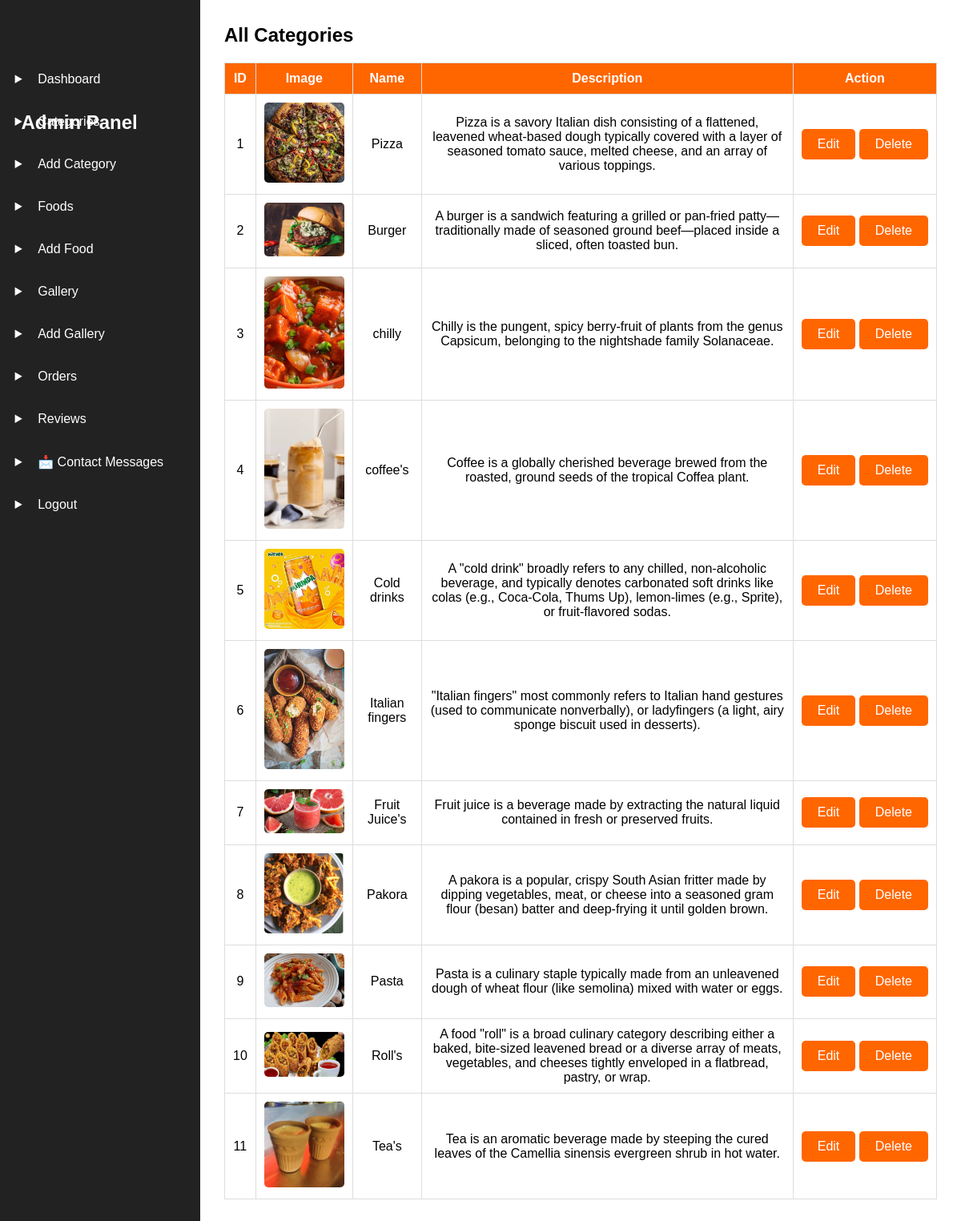
The app's page /admin/categories (signed in) with its own data.
### models.py (models this page shows, shortened)
class Category(db.Model):
    __tablename__ = "categories"
    id = db.Column(db.Integer, primary_key=True)
    name = db.Column(db.String(100), unique=True, nullable=False)
    description = db.Column(db.Text)
    image = db.Column(db.String(200))
    foods = db.relationship(
        "Food",
        backref="category",
        cascade="all, delete",
        lazy=True
    )

### app.py (the view)
@app.route("/admin/categories")
@admin_required
def categories():
    categories = Category.query.all()
    return render_template(
        "admin/categories.html",
        categories=categories
    )

### app.py (called while the page is built)
@login_manager.user_loader
def load_user(user_id):
    return db.session.get(User, int(user_id))

@app.context_processor
def cart_count():
    cart = session.get("cart", {})
    total_items = sum(cart.values())
    return dict(cart_count=total_items)

### utils.py (called while the page is built)
def admin_required(func):
    @wraps(func)
    def wrapper(*args, **kwargs):
        if not current_user.is_authenticated:
            flash("Please login first.", "danger")
            return redirect(url_for("login"))
        if current_user.role != "admin":
            flash("Access denied!", "danger")
            return redirect(url_for("home"))
        return func(*args, **kwargs)
    return wrapper

### templates/admin/categories.html
{% extends "admin/admin_base.html" %}
{% block content %}
<h2>All Categories</h2>
<table border="1" cellpadding="10">
    <tr>
        <th>ID</th>
        <th>Image</th>
        <th>Name</th>
        <th>Description</th>
        <th>Action</th>
    </tr>
    <tbody>
        {% for category in categories %}
        <tr>
            <td>{{ category.id }}</td>
            <td>
                <img src="{{ url_for('static', filename='uploads/categories/' + category.image) }}" width="100">
            </td>
            <td>{{ category.name }}</td>
            <td>{{ category.description }}</td>
            <td class="action-buttons">
                <a href="{{ url_for('edit_category', category_id=category.id) }}" class="btn btn-warning btn-sm">
                    Edit
                </a>
                <a href="{{ url_for('delete_category', category_id=category.id) }}" class="btn btn-danger btn-sm">
                    Delete
                </a>
            </td>
        </tr>
        {% endfor %}
    </tbody>
</table>
{% endblock %}

### static/css/admin.css (style rules this page uses)
* { margin:0; padding:0; box-sizing:border-box; font-family:Arial, sans-serif; }
body { background:#f4f4f4; }
table { width:100%; border-collapse:collapse; margin-top:20px; }
table th, table td { border:1px solid #ddd; padding:10px; text-align:center; }
table th { background:#ff6600; color:white; }
.btn { display:inline-block; background:#ff6600; color:white; padding:10px 20px; text-decoration:none; border:none; border-radius:5px; cursor:pointer; }
.action-buttons { justify-content:center; align-items:center; gap:10px; white-space:nowrap; }
img { border-radius:5px; }
.action-buttons { text-align:center; }

### records on screen
Category: id "1", image (picture), name "Pizza", description "Pizza is a savory Italian dish consisting of a flattened, leavened wheat-based dough typically covered with a layer of seasoned tomato sauce, melted cheese, and an array of various toppings."
Category: id "2", image (picture), name "Burger", description "A burger is a sandwich featuring a grilled or pan-fried patty—traditionally made of seasoned ground beef—placed inside a sliced, often toasted bun."
Category: id "3", image (picture), name "chilly", description "Chilly is the pungent, spicy berry-fruit of plants from the genus Capsicum, belonging to the nightshade family Solanaceae."
Category: id "4", image (picture), name "coffee's", description "Coffee is a globally cherished beverage brewed from the roasted, ground seeds of the tropical Coffea plant."
Category: id "5", image (picture), name "Cold drinks", description "A \"cold drink\" broadly refers to any chilled, non-alcoholic beverage, and typically denotes carbonated soft drinks like colas (e.g., Coca-Cola, Thums Up), lemon-limes (e.g., Sprite), or fruit-flavored sodas."
Category: id "6", image (picture), name "Italian fingers", description "\"Italian fingers\" most commonly refers to Italian hand gestures (used to communicate nonverbally), or ladyfingers (a light, airy sponge biscuit used in desserts)."
Category: id "7", image (picture), name "Fruit Juice's", description "Fruit juice is a beverage made by extracting the natural liquid contained in fresh or preserved fruits."
Category: id "8", image (picture), name "Pakora", description "A pakora is a popular, crispy South Asian fritter made by dipping vegetables, meat, or cheese into a seasoned gram flour (besan) batter and deep-frying it until golden brown."
Category: id "9", image (picture), name "Pasta", description "Pasta is a culinary staple typically made from an unleavened dough of wheat flour (like semolina) mixed with water or eggs."
Category: id "10", image (picture), name "Roll's", description "A food \"roll\" is a broad culinary category describing either a baked, bite-sized leavened bread or a diverse array of meats, vegetables, and cheeses tightly enveloped in a flatbread, pastry, or wrap."
Category: id "11", image (picture), name "Tea's", description "Tea is an aromatic beverage made by steeping the cured leaves of the Camellia sinensis evergreen shrub in hot water."
